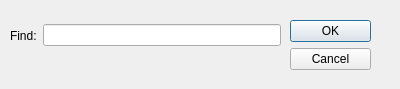
<?xml version="1.0" encoding="UTF-8"?>
<ui version="4.0">
 <class>Dialog</class>
 <widget class="QDialog" name="Dialog">
  <property name="geometry">
   <rect>
    <x>0</x>
    <y>0</y>
    <width>400</width>
    <height>89</height>
   </rect>
  </property>
  <property name="windowTitle">
   <string>Dialog</string>
  </property>
  <widget class="QDialogButtonBox" name="buttonBox">
   <property name="geometry">
    <rect>
     <x>290</x>
     <y>20</y>
     <width>81</width>
     <height>241</height>
    </rect>
   </property>
   <property name="orientation">
    <enum>Qt::Vertical</enum>
   </property>
   <property name="standardButtons">
    <set>QDialogButtonBox::Cancel|QDialogButtonBox::Ok</set>
   </property>
  </widget>
  <widget class="QWidget" name="horizontalLayoutWidget">
   <property name="geometry">
    <rect>
     <x>10</x>
     <y>20</y>
     <width>271</width>
     <height>31</height>
    </rect>
   </property>
   <layout class="QHBoxLayout" name="horizontalLayout">
    <item>
     <widget class="QLabel" name="label">
      <property name="text">
       <string>Find:</string>
      </property>
     </widget>
    </item>
    <item>
     <widget class="QLineEdit" name="leText"/>
    </item>
   </layout>
  </widget>
 </widget>
 <resources/>
 <connections>
  <connection>
   <sender>buttonBox</sender>
   <signal>accepted()</signal>
   <receiver>Dialog</receiver>
   <slot>accept()</slot>
   <hints>
    <hint type="sourcelabel">
     <x>248</x>
     <y>254</y>
    </hint>
    <hint type="destinationlabel">
     <x>157</x>
     <y>274</y>
    </hint>
   </hints>
  </connection>
  <connection>
   <sender>buttonBox</sender>
   <signal>rejected()</signal>
   <receiver>Dialog</receiver>
   <slot>reject()</slot>
   <hints>
    <hint type="sourcelabel">
     <x>316</x>
     <y>260</y>
    </hint>
    <hint type="destinationlabel">
     <x>286</x>
     <y>274</y>
    </hint>
   </hints>
  </connection>
 </connections>
</ui>
